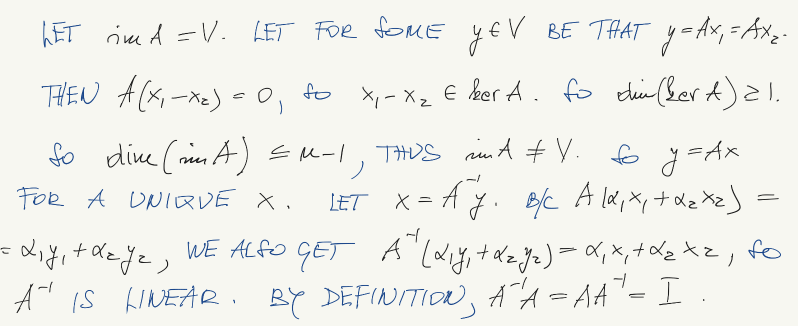
#> input picture How_to_OCR/Sources/linear.png, 1596 x 652 px (shown at 1/2 size)
$ python -i extract.py   (imports and definitions only)
#> lines starting #> are read from the running program, lines starting #| are printed output that depends on the picture; after the words box and inside, x2 and y2 are one past the last pixel; in counts of white or black regions, pixels touching at a corner belong together
#import statistics
import cv2
import numpy as np
from matplotlib import pyplot as plt

def extract():
    bndingBx = []#holds bounding box of each countour
    corners = []

    img = cv2.imread('linear.png',0) #read image
#> img: shape (652, 1596); min 27, max 246, mean 239.3

    #perform gaussian blur (5*5)
    blur = cv2.GaussianBlur(img,(5,5),0)
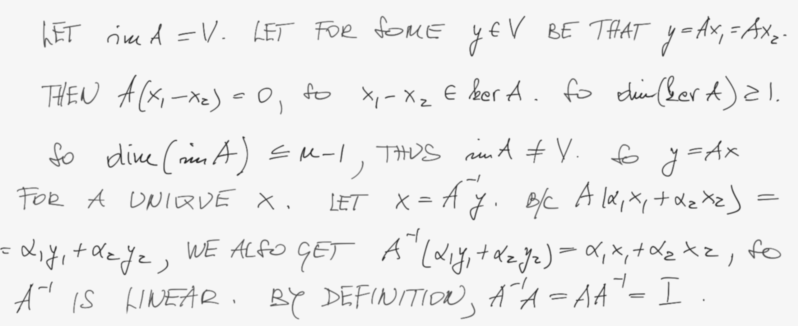
#> blur: shape (652, 1596) (shown at 1/2 size); min 33, max 246, mean 239.3
    #apply adaptive threshold to image
    th3 = cv2.adaptiveThreshold(img,255,cv2.ADAPTIVE_THRESH_GAUSSIAN_C,cv2.THRESH_BINARY,11,2)
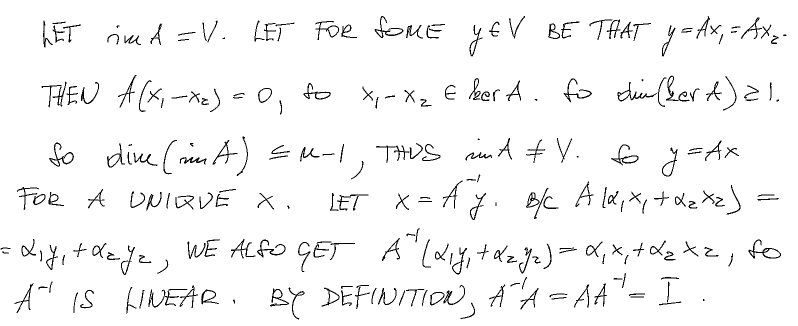
#> th3: shape (652, 1596) (shown at 1/2 size); 96.4% white; black in thin lines or dots
    th3 = cv2.bitwise_not(th3)
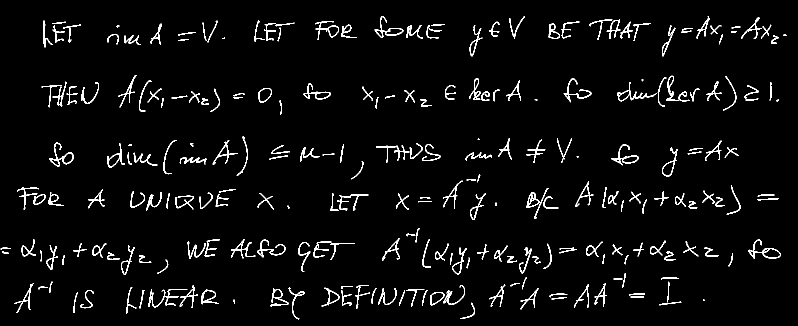
#> th3: shape (652, 1596) (shown at 1/2 size); 3.6% white in thin lines or dots
    #Otsu method if preferred
    # ret3,th3 = cv2.threshold(blur,0,255,cv2.THRESH_BINARY_INV+cv2.THRESH_OTSU)
    #reassign contours to the filled in image
    contours, heirar = cv2.findContours(th3, cv2.RETR_CCOMP, cv2.CHAIN_APPROX_SIMPLE)
#> contours = 367 contours, 64 with area under 20; largest, box (x1, y1, x2, y2) and area: (1497, 479, 1562, 517) 766, (98, 285, 148, 333) 650, (1324, 295, 1355, 353) 588, (516, 176, 544, 206) 570, (1222, 289, 1277, 331) 541
    #find the rectangle around each contour
    for num in range(0,len(contours)):
        #make sure contour is for letter and not cavity
        if(heirar[0][num][3] == -1):
            left = tuple(contours[num][contours[num][:,:,0].argmin()][0])
            right = tuple(contours[num][contours[num][:,:,0].argmax()][0])
            top = tuple(contours[num][contours[num][:,:,1].argmin()][0])
            bottom = tuple(contours[num][contours[num][:,:,1].argmax()][0])
            bndingBx.append([top,right,bottom,left])
#> this loop made 367 passes
#> (left, right, top, bottom) on passes 1, 2, 3, 5, 7, 8, 9, 10, 12, 13, 15, 16: ((921, 636), (949, 626), (943, 605), (921, 637)), ((1318, 608), (1362, 604), (1359, 603), (1319, 610)), ((466, 600), (469, 606), (467, 599), (468, 606)), ((1103, 597), (1132, 595), (1127, 594), (1103, 598)), ((1258, 589), (1289, 588), (1267, 587), (1258, 591)), ((1099, 591), (1134, 589), (1113, 587), (1100, 594)), ((147, 612), (155, 587), (154, 585), (147, 625)), ((860, 591), (888, 592), (871, 584), (862, 610)), ((330, 592), (357, 593), (335, 582), (349, 611)), ((798, 607), (809, 584), (808, 581), (798, 610)), ((844, 606), (854, 581), (853, 580), (845, 611)), ((279, 612), (288, 581), (285, 580), (279, 616))
#> (right, top, bottom) on passes 4, 6, 14, 21, 68, 78: ((1408, 601), (1406, 598), (1406, 601)), ((1287, 594), (1261, 593), (1261, 594)), ((703, 607), (682, 581), (698, 611)), ((374, 578), (339, 578), (336, 580)), ((1081, 524), (1065, 513), (1072, 526)), ((17, 506), (5, 502), (7, 506))
#> after the loop, bndingBx = 251 items

    #find the edges of each bounding box
    for bx in bndingBx:
        corners.append(findCorners(bx))
#> this loop made 1 pass
#> bx on pass 1: [(943, 605), (949, 626), (921, 637), (921, 636)]
#> after the loop, corners = []

    #draw the countours on thresholded image
    #x,y,w,h = cv2.boundingRect(th3)
    imgplot = plt.imshow(img,'gray')
    #draw the box
    # for bx in corners:
    #     plt.plot([bx[0][0],bx[1][0]],[bx[0][1],bx[1][1]],'g-',linewidth=2)
    #     plt.plot([bx[1][0],bx[2][0]],[bx[1][1],bx[2][1]],'g-',linewidth=2)
    #     plt.plot([bx[2][0],bx[3][0]],[bx[2][1],bx[3][1]],'g-',linewidth=2)
    #     plt.plot([bx[3][0],bx[0][0]],[bx[3][1],bx[0][1]],'g-',linewidth=2)

    ###############################################
    ####HERE WE WILL COMBINE DOTS WITH THEIR RESPECTIVE I'S A j'S
    #-IDEAS, USE IMAGE PROCESSING TO FIND LETTERS THAT HAVE
    #TOO SMALL OF AN AREA (LESS THAN AVG-STD) AND HAVE A CIRCULITY OF SOME RATING
    ##THOUGHT TWO,
    plt.clf()
    err = 2 #error value for minor/major axis ratio
    #list will hold the areas of each bounding boxes
    Area = []
    #go through each corner and append its area to the list
    for corner in corners:
        Area.append(findArea(corner))
    Area = np.asarray(Area) #organize list into array format
    avgArea = np.mean(Area) #find average area
    stdArea = np.std(Area) #find standard deviation of area
    outlier = (Area < avgArea - stdArea) #find the out liers, these are probably the dots
    for num in range(0,len(outlier)): #go through each outlier
        dot = False
        if(outlier[num]): #if the outlier is a dot, perform operations
            #create new image of black pixels
            black = np.zeros((len(img),len(img[0])),np.uint8)
            #add white pixels in the region that contains the outlier
            cv2.rectangle(black,(corners[num][0][0],corners[num][0][1]),(corners[num][2][0],corners[num][2][1]),(255,255),-1)
            #perform bitwise operation on original image to isolate outlier
            fin =  cv2.bitwise_and(th3,black)
            #find the contours of this outlier
            tempCnt,tempH = cv2.findContours(fin,cv2.RETR_CCOMP, cv2.CHAIN_APPROX_SIMPLE)
            #loop, due to structure of countours
            for cnt in tempCnt:
                #create bounding rectangle of contour
                rect = cv2.minAreaRect(cnt)
                #calculate major and minor axis
                axis1 = rect[1][0]/2.0
                axis2 = rect[1][1]/2.0
                if(axis1 != 0 and axis2 != 0): # do not perform if image has 0 dimension
                    ratio = axis1/axis2 #calculate ratio of axis
                    #if ratio is close to 1 (circular), then most likely a dot
                    if ratio > 1.0 - err and ratio < err + 1.0:
                        dot = True
            #if contour is a dot, we want to connect it to the closest
            #bounding box that is beneath it
            if dot:
                bestCorner = corners[num]
                closest = np.inf
                for crn in corners: # go through each set of corners
                    #find width and height of bounding box
                    width = abs(crn[0][0]-crn[1][0])
                    height = abs(crn[0][1]-crn[3][1])
                    #check to make sure character is below in position (greater y value)
                    if(corners[num][0][1] > crn[0][1]):
                        continue #if it's above the dot we don't care
                    elif dist(corners[num][0],crn[0]) < closest and crn != corners[num]:# and (findSlope(findCenterCoor(corners[num]),crn[0])) > 0:
                        # if(findArea(mergeBoxes(corners[num],crn))> avgArea+stdArea):
                        #     continue
                        #check the distance if it is below the dot
                        cent = findCenterCoor(crn)
                        bestCorner = crn
                        closest = dist(corners[num][0],crn[0])
                #modify the coordinates of the pic to include the dot
                #print(bestCorner)
                newCorners = mergeBoxes(corners[num],bestCorner)
                corners.append(newCorners)
                #print(newCorners)
                corners[num][0][0] = 0
                corners[num][0][1] = 0
                corners[num][1][0] = 0
                corners[num][1][1] = 0
                corners[num][2][0] = 0
                corners[num][2][1] = 0
                corners[num][3][0] = 0
                corners[num][3][1] = 0
                bestCorner[0][0] = 0
                bestCorner[0][1] = 0
                bestCorner[1][0] = 0
                bestCorner[1][1] = 0
                bestCorner[2][0] = 0
                bestCorner[2][1] = 0
                bestCorner[3][0] = 0
                bestCorner[3][1] = 0

    ###############################################
    # Take letters and turn them into objects
    AllLetters = []
    counter = 0
    for bx in corners:
        width = abs(bx[1][0] - bx[0][0])
        height = abs(bx[3][1] - bx[0][1])
        if width*height == 0:
            continue
        plt.plot([bx[0][0],bx[1][0]],[bx[0][1],bx[1][1]],'g-',linewidth=2)
        plt.plot([bx[1][0],bx[2][0]],[bx[1][1],bx[2][1]],'g-',linewidth=2)
        plt.plot([bx[2][0],bx[3][0]],[bx[2][1],bx[3][1]],'g-',linewidth=2)
        plt.plot([bx[3][0],bx[0][0]],[bx[3][1],bx[0][1]],'g-',linewidth=2)
        newLetter = Letter.Letter([bx[0][0],bx[0][1]],[height,width],counter)
        AllLetters.append(newLetter)
        counter+=1
    plt.imshow(th3,'gray')
    plt.show()
    plt.clf()
    # sort letters
    AllLetters.sort(key=lambda letter: letter.getY()+letter.getHeight())

    #project the y coordinates of the letters on to
    # the y axis
    prjYCoords = []
    for letter in AllLetters:
        prjYCoords.append(letter.getY()+letter.getHeight())
        plt.plot([letter.getX(),letter.getX()+letter.getWidth()],[letter.getY(),letter.getY()],'b-',linewidth=2)
        plt.plot([letter.getX()+letter.getWidth(),letter.getX()+letter.getWidth()],[letter.getY(),letter.getY()+letter.getHeight()],'b-',linewidth=2)
        plt.plot([letter.getX()+letter.getWidth(),letter.getX()],[letter.getY()+letter.getHeight(),letter.getY()+letter.getHeight()],'b-',linewidth=2)
        plt.plot([letter.getX(),letter.getX()],[letter.getY()+letter.getHeight(),letter.getY()],'b-',linewidth=2)


    for c in prjYCoords:
        plt.plot(0,c,'ro');

    #find distances between coordinates
    coorDists = [0]
    for num in range(1,len(prjYCoords)):
        valCur = prjYCoords[num]
        valPast = prjYCoords[num-1]
        coorDists.append(valCur-valPast)

    coorDists_c = []
    for num in range(0,len(coorDists)):
        if(coorDists[num] > 5):
            coorDists_c.append(coorDists[num])

    # #find division in distance data
    res,thval = findThresh(coorDists)
    #use division to distinguish between paragraphs and sentences
    lines = [[AllLetters[0]]]
    IDS = [[AllLetters[0].getID()]]
    count = 0
    # [19 lines of commented-out code are left out]
    start = 0
    end = 0
    asd = 1.0
    meanCoord = float(sum(coorDists))/float(len(coorDists))
    stdCoord = np.std(coorDists)
    plt.clf()
    plt.plot(coorDists)
    plt.plot([0,400],[meanCoord+asd*stdCoord,meanCoord+asd*stdCoord],'r-')
    plt.show()

    medPoints = []
    for num in range(0,len(coorDists)):
        if coorDists[num] > meanCoord + asd*stdCoord and end == 0:
            start = num
        if coorDists[num] > meanCoord + asd*stdCoord and start > 0:
            end = num
            medPoints.append(int(start+(end-start)/2.0))
            start = num
    medPoints.append(start)

    medPoints.insert(0,0)
    #perform correction on list

    lines = []
    for num in range(0,len(medPoints)):
        lines.append(prjYCoords[medPoints[num]])
        print(medPoints[num])
        plt.plot([0,5000],[prjYCoords[medPoints[num]],prjYCoords[medPoints[num]]],'r-')
    imgplot = plt.imshow(img,'gray')
    plt.show()
    cv2.waitKey(0)
    cv2.destroyAllWindows()


    # [35 lines of commented-out code are left out]

#> (the run stopped early here; a loop or call above may not have finished)

$ run again, with How_to_OCR/Sources/bill.png copied over How_to_OCR/Sources/linear.png
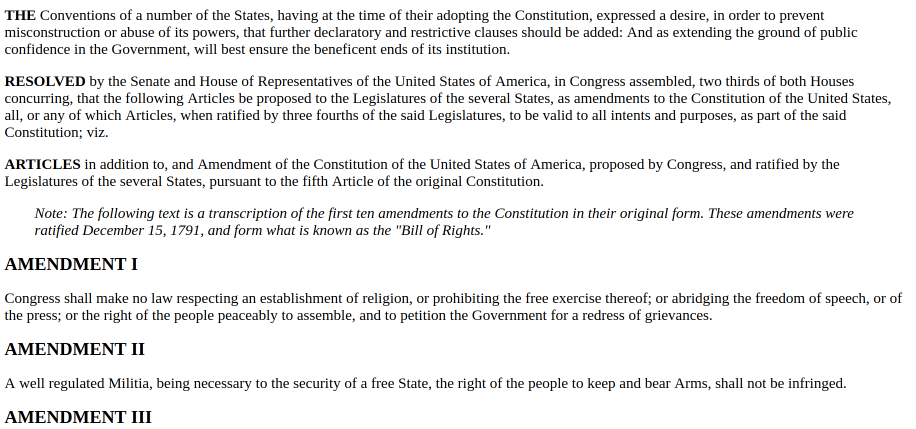
#> input picture How_to_OCR/Sources/bill.png, 1832 x 857 px (shown at 1/2 size)
#> in extract, `th3 = cv2.adaptiveThreshold(img,255,cv2.ADAPTIVE_THRESH_GAUSSIAN_C,cv2..`:
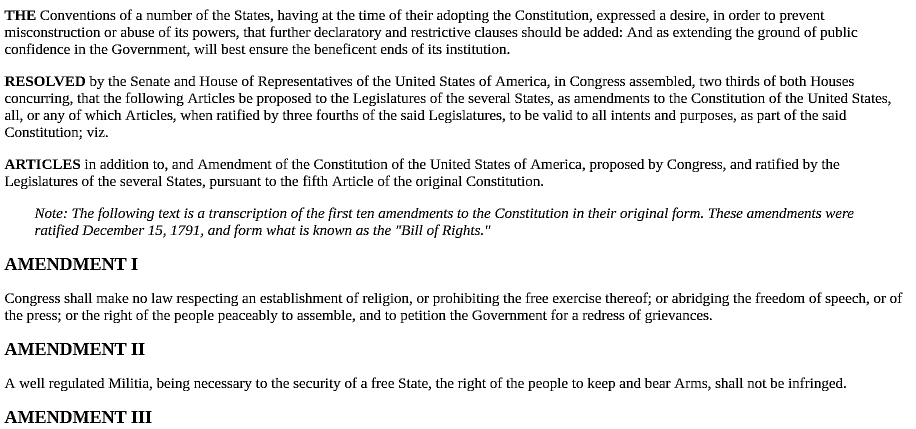
#> th3: shape (857, 1832) (shown at 1/2 size); 92.5% white; black in thin lines or dots
#> in extract, `th3 = cv2.bitwise_not(th3)`:
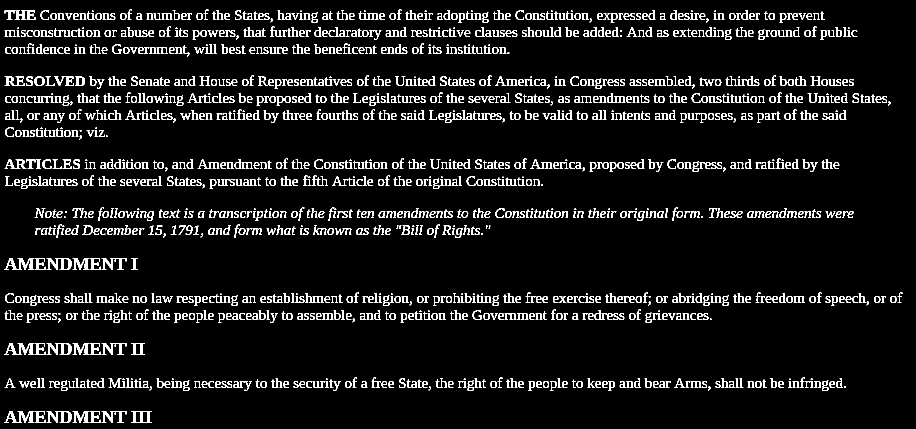
#> th3: shape (857, 1832) (shown at 1/2 size); 7.5% white in thin lines or dots
#> contours = 1992 contours, 164 with area under 20; largest, box (x1, y1, x2, y2) and area: (93, 822, 143, 846) 596, (93, 686, 143, 710) 596, (93, 516, 143, 540) 596, (9, 822, 68, 846) 492, (9, 686, 68, 710) 492
#> the loop in extract, `for num in range(0,len(contours)):` made 1992 passes
#> (left, right, top, bottom) on passes 10, 12, 13, 14, 15, 16, 22, 23: ((9, 844), (67, 845), (19, 822), (9, 845)), ((1416, 779), (1420, 777), (1417, 773), (1416, 780)), ((857, 779), (861, 777), (858, 773), (857, 780)), ((299, 779), (303, 776), (300, 773), (299, 780)), ((1688, 773), (1691, 774), (1689, 772), (1688, 775)), ((1659, 765), (1669, 774), (1662, 762), (1662, 775)), ((1576, 775), (1583, 775), (1577, 762), (1578, 775)), ((1557, 764), (1567, 768), (1559, 762), (1559, 775))
#> after the loop in extract, `for num in range(0,len(contours)):`: bndingBx = 1442 items
#> the loop in extract, `for bx in bndingBx:` made 1 pass
#> bx on pass 1: [(291, 822), (302, 845), (291, 845), (291, 822)]
#> after the loop in extract, `for bx in bndingBx:`: corners = []

$ run again, with How_to_OCR/Sources/const.png copied over How_to_OCR/Sources/linear.png
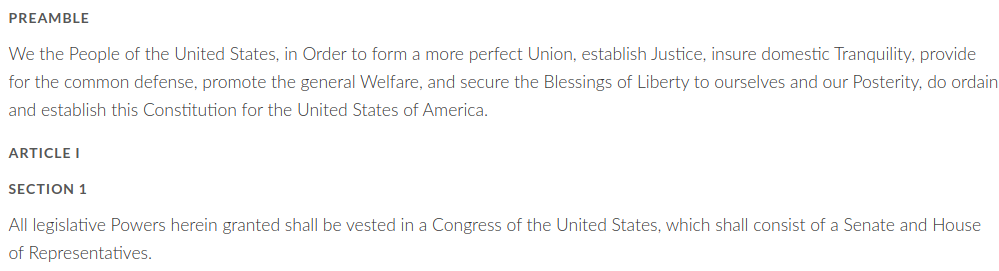
#> input picture How_to_OCR/Sources/const.png, 999 x 271 px
#> in extract, `blur = cv2.GaussianBlur(img,(5,5),0)`:
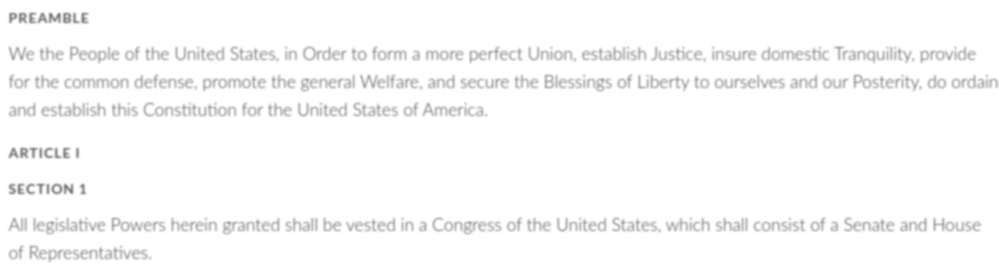
#> blur: shape (271, 999); min 119, max 255, mean 249.5
#> in extract, `th3 = cv2.adaptiveThreshold(img,255,cv2.ADAPTIVE_THRESH_GAUSSIAN_C,cv2..`:
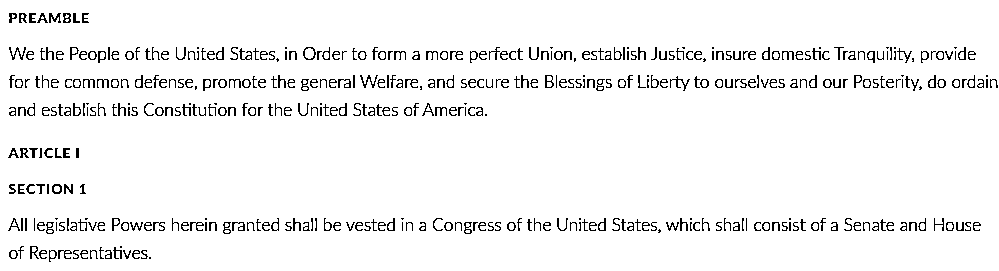
#> th3: shape (271, 999); 95.2% white; black in thin lines or dots
#> contours = 602 contours, 343 with area under 20; largest, box (x1, y1, x2, y2) and area: (303, 47, 316, 60) 120, (304, 47, 315, 60) 96, (545, 75, 554, 88) 84, (52, 184, 62, 194) 73, (339, 103, 347, 116) 60
#> the loop in extract, `for num in range(0,len(contours)):` made 602 passes
#> (left, right, top, bottom) on passes 2, 3, 6, 9, 11, 16, 18, 20: ((141, 251), (147, 256), (142, 250), (145, 258)), ((132, 253), (139, 257), (134, 250), (134, 258)), ((105, 251), (111, 258), (106, 250), (105, 258)), ((80, 253), (87, 258), (82, 250), (82, 258)), ((73, 251), (78, 256), (74, 250), (76, 258)), ((39, 252), (46, 257), (41, 250), (41, 258)), ((9, 252), (17, 255), (11, 250), (11, 258)), ((113, 250), (121, 258), (114, 247), (115, 258))
#> after the loop in extract, `for num in range(0,len(contours)):`: bndingBx = 437 items
#> the loop in extract, `for bx in bndingBx:` made 1 pass
#> bx on pass 1: [(149, 257), (150, 258), (149, 258), (149, 257)]
#> after the loop in extract, `for bx in bndingBx:`: corners = []

$ run again, with How_to_OCR/Sources/robo.png copied over How_to_OCR/Sources/linear.png
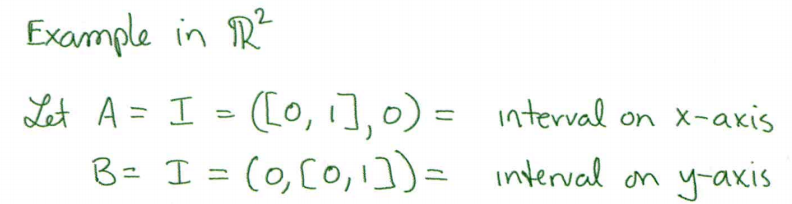
#> input picture How_to_OCR/Sources/robo.png, 792 x 204 px
#> in extract, `blur = cv2.GaussianBlur(img,(5,5),0)`:
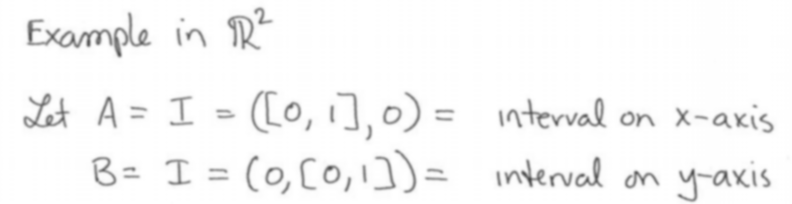
#> blur: shape (204, 792); min 75, max 255, mean 247.3
#> in extract, `th3 = cv2.adaptiveThreshold(img,255,cv2.ADAPTIVE_THRESH_GAUSSIAN_C,cv2..`:
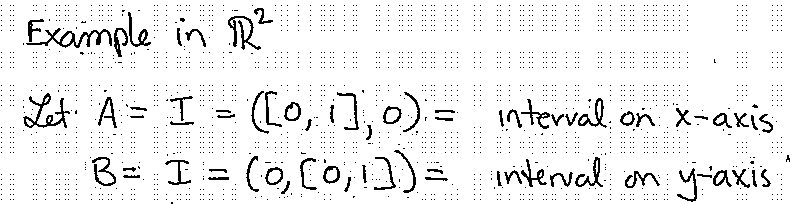
#> th3: shape (204, 792); 93.8% white; black in thin lines or dots
#> contours = 2100 contours, 2019 with area under 20; largest, box (x1, y1, x2, y2) and area: (26, 28, 112, 48) 400, (23, 93, 70, 128) 340, (578, 98, 607, 128) 256, (383, 106, 402, 124) 234, (228, 16, 261, 50) 226
#> the loop in extract, `for num in range(0,len(contours)):` made 2100 passes
#> (right, top, bottom) on passes 1, 85: ((172, 203), (171, 202), (171, 203)), ((354, 196), (353, 196), (353, 197))
#> after the loop in extract, `for num in range(0,len(contours)):`: bndingBx = 2080 items
#> the loop in extract, `for bx in bndingBx:` made 1 pass
#> bx on pass 1: [(171, 202), (172, 203), (171, 203), (171, 202)]
#> after the loop in extract, `for bx in bndingBx:`: corners = []
